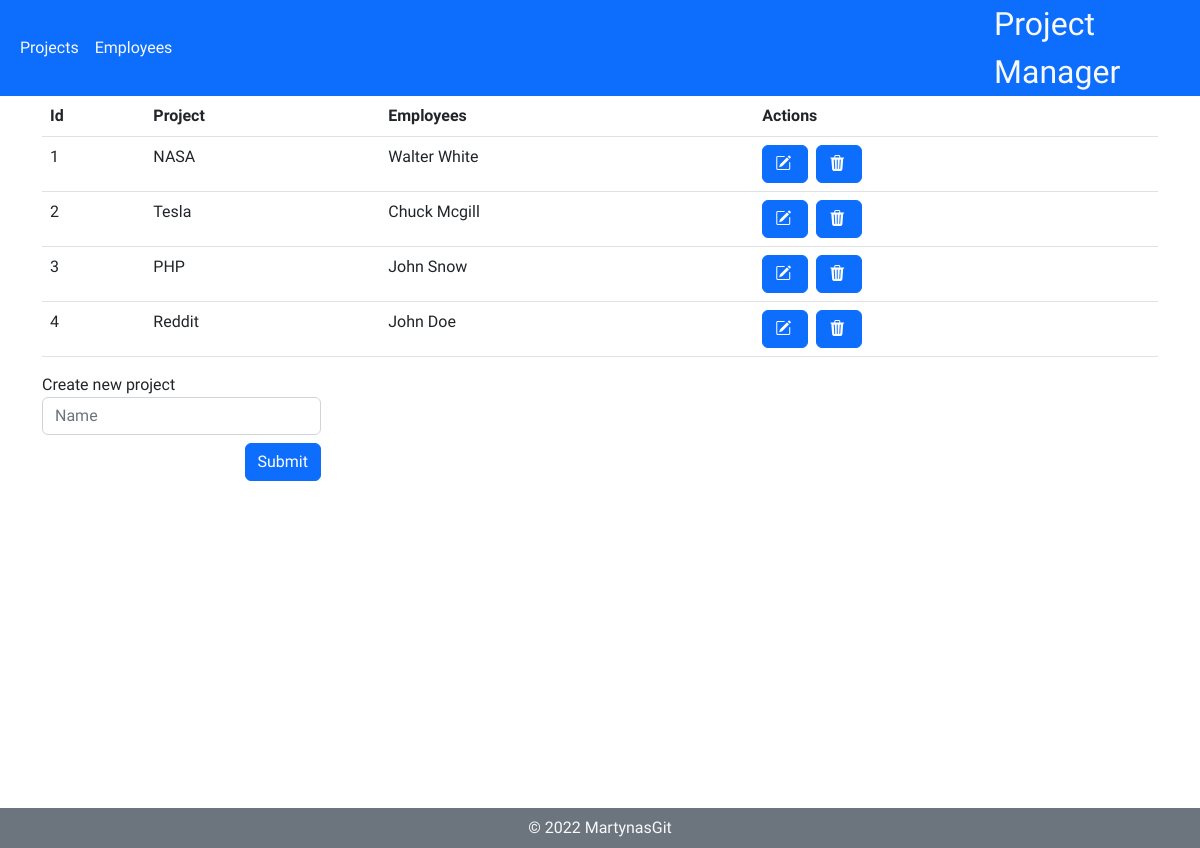
The page / on the database its author committed.
### tables this page shows
CREATE TABLE `projects` (
  `id` int(11) NOT NULL AUTO_INCREMENT,
  `project_name` varchar(45) NOT NULL,
  PRIMARY KEY (`id`)
);

### src/db_connection.php (called while the page is built, shortened)
<?php
$servername = "localhost";
$username = "root";
$password = "";
$dbname = "project_manager";
$conn = mysqli_connect($servername, $username, $password, $dbname);
if (isset($_GET['path']) and  ($_GET['path'] == 'Employees' or $_GET['path'] == 'edit_employee')) {
    $sql = "SELECT employees.id as id , name_e, project_name
        FROM employees
        LEFT JOIN projects ON employees.project_id = projects.id;";
    $result = mysqli_query($conn, $sql);
    $emplyeesArray = [];
    if (mysqli_num_rows($result) > 0) {
        while ($row = mysqli_fetch_assoc($result)) {
            array_push($emplyeesArray, $row);
        }
    }
} else {
    $sql = "SELECT projects.id as id, project_name, group_concat(name_e separator ' ,') as employee
        FROM projects
        LEFT JOIN employees ON employees.project_id = projects.id
        GROUP BY project_name
        ORDER BY id asc;";
    $result = mysqli_query($conn, $sql);
    $projectsArray = [];
}

### src/projects.php (the view, shortened to what this page needs)
<table class="table table-hover">
    <thead>
        <tr>
            <th scope="col">Id</th>
            <th scope="col">Project</th>
            <th scope="col">Employees</th>
            <th scope="col">Actions</th>
        </tr>
    </thead>
    <tbody>
        <?php
        if (!empty($projectsArray)) {
            foreach ($projectsArray as $project) {
                echo '<tr> <td>' . $project['id'] . '</td>';
                echo  '<td>' . $project['project_name'] . '</td>';
                echo '<td>' . $project['employee'] . '</td>';
                echo '<td><a href="/Db/?path=edit_project&id=' . $project['id'] . '" class="btn btn-primary me-2">' . '<i class="bi bi-pencil-square me-1"></i></a>';
                echo '<a href="/Db/?path=delete_project&id=' . $project['id'] . '" class="btn btn-primary">' . '<i class="bi bi-trash3-fill me-1"></i></i></a></tr>';
            }
        } else {
            echo '<h2>0 results</h2>';
        }
        ?>
    </tbody>
</table>
<div class="col-3 mt-3">
    <form action="/Db/?path=Projects" method="post">
        <div class="form-group">
            <label for="name">Create new project</label>
            <input type="text" required id="name" placeholder="Name" name="project" class="form-control">
        </div>
        <div class="d-flex justify-content-end mt-2"><button type="submit" class="btn btn-primary">Submit</button></div>
    </form>
</div>

### src/styles/styles.css (style rules this page uses)
* { font-family: "Lato", sans-serif; font-family: "Raleway", sans-serif; }
a { text-decoration: none; }

### rows shown on the page
projects: id "1", project_name "NASA", employee "Walter White"
projects: id "2", project_name "Tesla", employee "Chuck Mcgill"
projects: id "3", project_name "PHP", employee "John Snow"
projects: id "4", project_name "Reddit", employee "John Doe"
